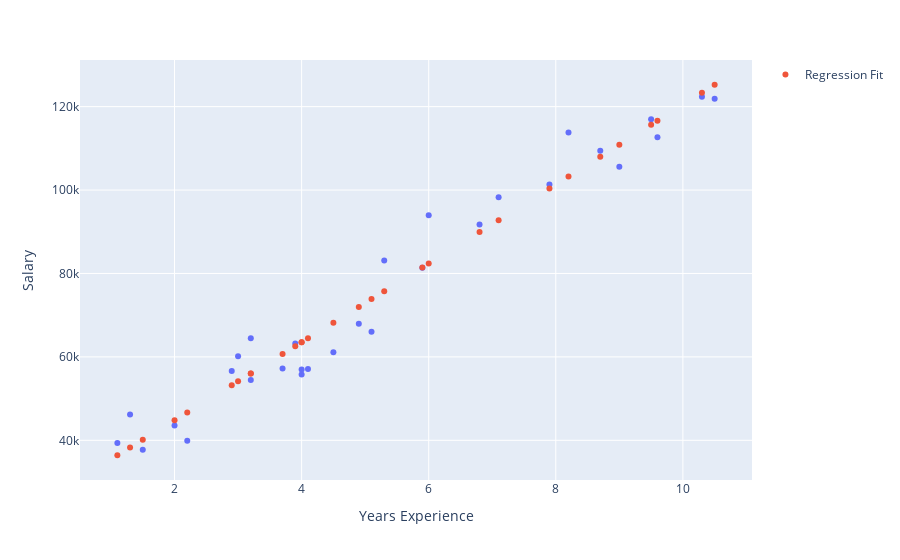

The notebook cell this image was saved under:
### Code cell
plot=py.scatter(df, x='YearsExperience', y='Salary', labels={'Salary': 'Salary', 'YearsExperience': 'Years Experience'})
plot.add_traces(go.Scatter(x=df['YearsExperience'], y=model5.predict(), name='Regression Fit', mode="markers"))
plot.show()

### Figure 1 — Plotly figure (JSON) as saved in the notebook; plotly's stock layout.template omitted (floating-point values rounded to 4 significant figures)
{"data": [{"hovertemplate": "Years Experience=%{x}<br>Salary=%{y}<extra></extra>", "legendgroup": "", "marker": {"color": "#636efa", "symbol": "circle"}, "mode": "markers", "name": "", "orientation": "v", "showlegend": false, "type": "scatter", "x": [1.1, 1.3, 1.5, 2, 2.2, 2.9, 3, 3.2, 3.2, 3.7, 3.9, 4, 4, 4.1, 4.5, 4.9, 5.1, 5.3, 5.9, 6, 6.8, 7.1, 7.9, 8.2, 8.7, 9, 9.5, 9.6, 10.3, 10.5], "xaxis": "x", "y": [39343, 46205, 37731, 43525, 39891, 56642, 60150, 54445, 64445, 57189, 63218, 55794, 56957, 57081, 61111, 67938, 66029, 83088, 81363, 93940, 91738, 98273, 101302, 113812, 109431, 105582, 116969, 112635, 122391, 121872], "yaxis": "y"}, {"mode": "markers", "name": "Regression Fit", "type": "scatter", "x": [1.1, 1.3, 1.5, 2, 2.2, 2.9, 3, 3.2, 3.2, 3.7, 3.9, 4, 4, 4.1, 4.5, 4.9, 5.1, 5.3, 5.9, 6, 6.8, 7.1, 7.9, 8.2, 8.7, 9, 9.5, 9.6, 10.3, 10.5], "y": [36420.0, 38280.0, 40140.0, 44800.0, 46660.0, 53200.0, 54140.0, 56010.0, 56010.0, 60700.0, 62580.0, 63510.0, 63510.0, 64450.0, 68210.0, 71980.0, 73860.0, 75750.0, 81420.0, 82360.0, 89940.0, 92780.0, 100400.0, 103200.0, 108000.0, 110900.0, 115700.0, 116600.0, 123300.0, 125200.0]}], "layout": {"legend": {"tracegroupgap": 0}, "margin": {"t": 60}, "xaxis": {"anchor": "y", "domain": [0, 1], "title": {"text": "Years Experience"}}, "yaxis": {"anchor": "x", "domain": [0, 1], "title": {"text": "Salary"}}}}
